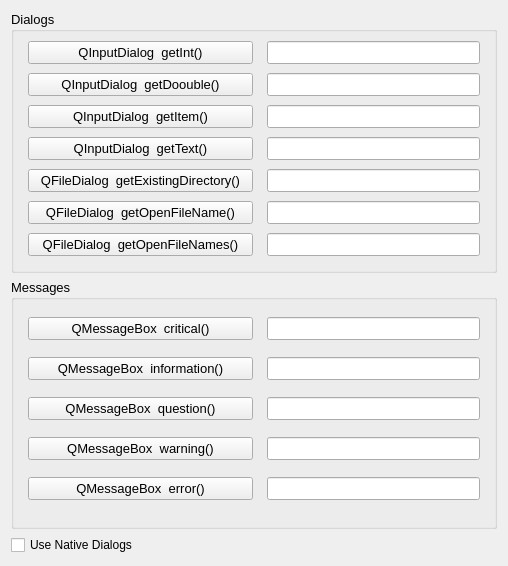
<?xml version="1.0" encoding="UTF-8"?>
<ui version="4.0">
 <class>Dialogs</class>
 <widget class="QWidget" name="Dialogs">
  <property name="geometry">
   <rect>
    <x>0</x>
    <y>0</y>
    <width>508</width>
    <height>566</height>
   </rect>
  </property>
  <property name="windowTitle">
   <string>Dialog Samples</string>
  </property>
  <layout class="QGridLayout" name="gridLayout">
   <item row="0" column="0">
    <widget class="QGroupBox" name="groupBox_1">
     <property name="font">
      <font>
       <pointsize>10</pointsize>
      </font>
     </property>
     <property name="title">
      <string>Dialogs</string>
     </property>
     <layout class="QGridLayout" name="gridLayout_1">
      <property name="leftMargin">
       <number>14</number>
      </property>
      <property name="topMargin">
       <number>9</number>
      </property>
      <property name="rightMargin">
       <number>14</number>
      </property>
      <property name="bottomMargin">
       <number>14</number>
      </property>
      <property name="horizontalSpacing">
       <number>14</number>
      </property>
      <property name="verticalSpacing">
       <number>9</number>
      </property>
      <item row="0" column="0">
       <widget class="QPushButton" name="integer_pushButton">
        <property name="font">
         <font>
          <pointsize>10</pointsize>
         </font>
        </property>
        <property name="text">
         <string>QInputDialog  getInt()</string>
        </property>
       </widget>
      </item>
      <item row="0" column="1">
       <widget class="QLineEdit" name="integer_lineEdit"/>
      </item>
      <item row="1" column="0">
       <widget class="QPushButton" name="double_pushButton">
        <property name="font">
         <font>
          <pointsize>10</pointsize>
         </font>
        </property>
        <property name="text">
         <string>QInputDialog  getDoouble()</string>
        </property>
       </widget>
      </item>
      <item row="1" column="1">
       <widget class="QLineEdit" name="double_lineEdit"/>
      </item>
      <item row="2" column="0">
       <widget class="QPushButton" name="getItem_pushButton">
        <property name="font">
         <font>
          <pointsize>10</pointsize>
         </font>
        </property>
        <property name="text">
         <string>QInputDialog  getItem()</string>
        </property>
       </widget>
      </item>
      <item row="2" column="1">
       <widget class="QLineEdit" name="getItem_lineEdit"/>
      </item>
      <item row="3" column="0">
       <widget class="QPushButton" name="getText_pushButton">
        <property name="font">
         <font>
          <pointsize>10</pointsize>
         </font>
        </property>
        <property name="text">
         <string>QInputDialog  getText()</string>
        </property>
       </widget>
      </item>
      <item row="3" column="1">
       <widget class="QLineEdit" name="getText_lineEdit"/>
      </item>
      <item row="4" column="0">
       <widget class="QPushButton" name="dir_pushButton">
        <property name="font">
         <font>
          <pointsize>10</pointsize>
         </font>
        </property>
        <property name="text">
         <string>QFileDialog  getExistingDirectory()</string>
        </property>
       </widget>
      </item>
      <item row="5" column="0">
       <widget class="QPushButton" name="openFile_pushButton">
        <property name="font">
         <font>
          <pointsize>10</pointsize>
         </font>
        </property>
        <property name="text">
         <string>QFileDialog  getOpenFileName()</string>
        </property>
       </widget>
      </item>
      <item row="6" column="0">
       <widget class="QPushButton" name="openFiles_pushButton">
        <property name="minimumSize">
         <size>
          <width>225</width>
          <height>0</height>
         </size>
        </property>
        <property name="font">
         <font>
          <pointsize>10</pointsize>
         </font>
        </property>
        <property name="text">
         <string>QFileDialog  getOpenFileNames()</string>
        </property>
       </widget>
      </item>
      <item row="4" column="1">
       <widget class="QLineEdit" name="dir_lineEdit"/>
      </item>
      <item row="5" column="1">
       <widget class="QLineEdit" name="openFile_lineEdit"/>
      </item>
      <item row="6" column="1">
       <widget class="QLineEdit" name="openFiles_lineEdit">
        <property name="minimumSize">
         <size>
          <width>150</width>
          <height>0</height>
         </size>
        </property>
       </widget>
      </item>
     </layout>
    </widget>
   </item>
   <item row="1" column="0">
    <widget class="QGroupBox" name="groupBox_2">
     <property name="font">
      <font>
       <pointsize>10</pointsize>
      </font>
     </property>
     <property name="title">
      <string>Messages</string>
     </property>
     <layout class="QGridLayout" name="gridLayout_2">
      <property name="leftMargin">
       <number>14</number>
      </property>
      <property name="rightMargin">
       <number>14</number>
      </property>
      <property name="bottomMargin">
       <number>14</number>
      </property>
      <property name="horizontalSpacing">
       <number>14</number>
      </property>
      <property name="verticalSpacing">
       <number>9</number>
      </property>
      <item row="3" column="1">
       <widget class="QLineEdit" name="warn_lineEdit"/>
      </item>
      <item row="2" column="1">
       <widget class="QLineEdit" name="quest_lineEdit"/>
      </item>
      <item row="4" column="0">
       <widget class="QPushButton" name="error_pushButton">
        <property name="minimumSize">
         <size>
          <width>225</width>
          <height>0</height>
         </size>
        </property>
        <property name="font">
         <font>
          <pointsize>10</pointsize>
         </font>
        </property>
        <property name="text">
         <string>QMessageBox  error()</string>
        </property>
       </widget>
      </item>
      <item row="1" column="0">
       <widget class="QPushButton" name="info_pushButton">
        <property name="font">
         <font>
          <pointsize>10</pointsize>
         </font>
        </property>
        <property name="text">
         <string>QMessageBox  information()</string>
        </property>
       </widget>
      </item>
      <item row="0" column="1">
       <widget class="QLineEdit" name="critical_lineEdit"/>
      </item>
      <item row="2" column="0">
       <widget class="QPushButton" name="quest_pushButton">
        <property name="font">
         <font>
          <pointsize>10</pointsize>
         </font>
        </property>
        <property name="text">
         <string>QMessageBox  question()</string>
        </property>
       </widget>
      </item>
      <item row="4" column="1">
       <widget class="QLineEdit" name="error_lineEdit">
        <property name="minimumSize">
         <size>
          <width>150</width>
          <height>0</height>
         </size>
        </property>
       </widget>
      </item>
      <item row="0" column="0">
       <widget class="QPushButton" name="critical_pushButton">
        <property name="font">
         <font>
          <pointsize>10</pointsize>
         </font>
        </property>
        <property name="text">
         <string>QMessageBox  critical()</string>
        </property>
       </widget>
      </item>
      <item row="1" column="1">
       <widget class="QLineEdit" name="info_lineEdit"/>
      </item>
      <item row="3" column="0">
       <widget class="QPushButton" name="warn_pushButton">
        <property name="font">
         <font>
          <pointsize>10</pointsize>
         </font>
        </property>
        <property name="text">
         <string>QMessageBox  warning()</string>
        </property>
       </widget>
      </item>
     </layout>
    </widget>
   </item>
   <item row="2" column="0">
    <widget class="QCheckBox" name="native_checkBox">
     <property name="text">
      <string>Use Native Dialogs</string>
     </property>
    </widget>
   </item>
  </layout>
  <zorder>groupBox_2</zorder>
  <zorder>groupBox_1</zorder>
  <zorder>native_checkBox</zorder>
 </widget>
 <tabstops>
  <tabstop>integer_pushButton</tabstop>
  <tabstop>integer_lineEdit</tabstop>
  <tabstop>double_pushButton</tabstop>
  <tabstop>double_lineEdit</tabstop>
  <tabstop>getItem_pushButton</tabstop>
  <tabstop>getItem_lineEdit</tabstop>
  <tabstop>getText_pushButton</tabstop>
  <tabstop>getText_lineEdit</tabstop>
  <tabstop>dir_pushButton</tabstop>
  <tabstop>dir_lineEdit</tabstop>
  <tabstop>openFile_pushButton</tabstop>
  <tabstop>openFile_lineEdit</tabstop>
  <tabstop>openFiles_pushButton</tabstop>
  <tabstop>openFiles_lineEdit</tabstop>
  <tabstop>critical_pushButton</tabstop>
  <tabstop>critical_lineEdit</tabstop>
  <tabstop>info_pushButton</tabstop>
  <tabstop>info_lineEdit</tabstop>
  <tabstop>quest_pushButton</tabstop>
  <tabstop>quest_lineEdit</tabstop>
  <tabstop>warn_pushButton</tabstop>
  <tabstop>warn_lineEdit</tabstop>
  <tabstop>error_pushButton</tabstop>
  <tabstop>error_lineEdit</tabstop>
  <tabstop>native_checkBox</tabstop>
 </tabstops>
 <resources/>
 <connections/>
</ui>
